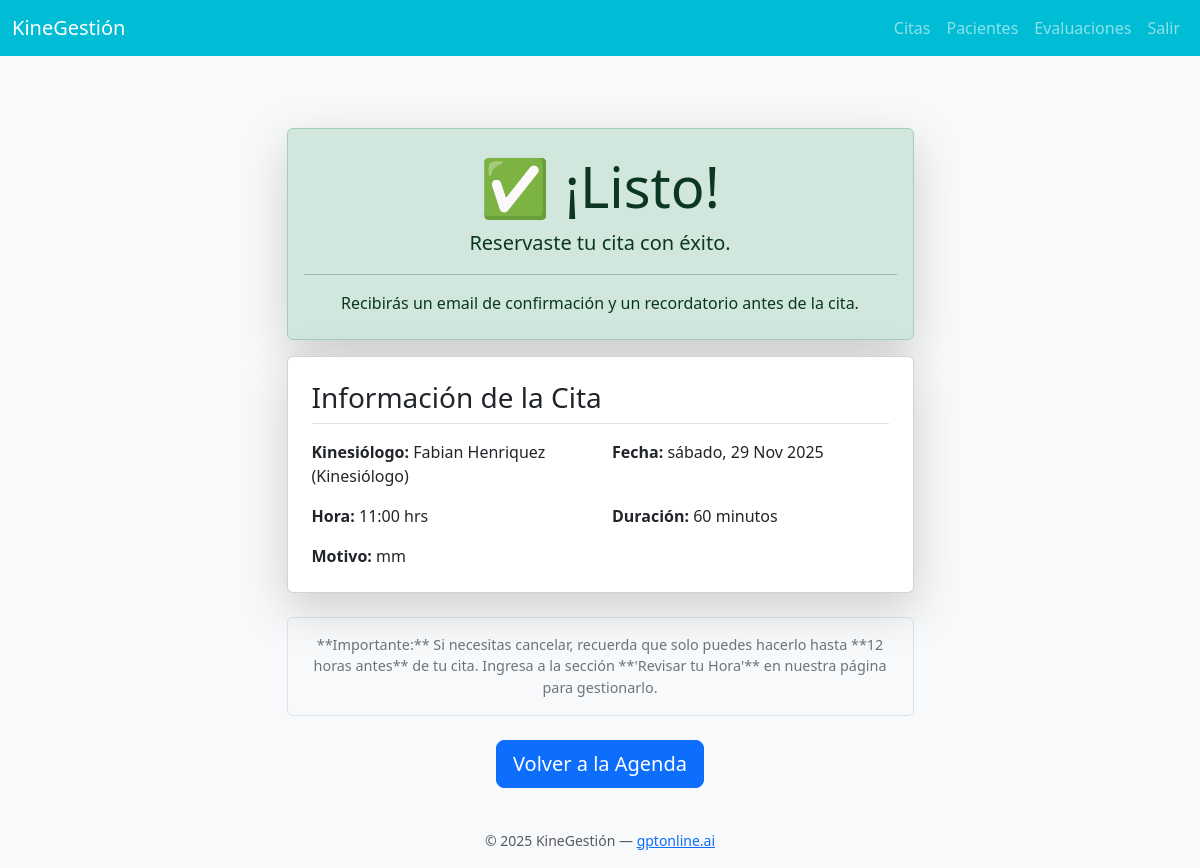
The app's page /citas/confirmacion/1/ (signed in) with its own data.
### citas/models.py (models this page shows, shortened)
class Cita(models.Model):
    kinesiologo = models.ForeignKey(Kinesiologo, on_delete=models.PROTECT, related_name='citas_atendidas')
    paciente = models.ForeignKey(Paciente, on_delete=models.PROTECT, related_name='citas_solicitadas')
    fecha_hora_inicio = models.DateTimeField()
    duracion_minutos = models.PositiveSmallIntegerField(default=60)
    motivo = models.TextField(blank=True, null=True)
    estado = models.CharField(
        max_length=15, # Aumentar max_length para acomodar 'PENDIENTE' y 'CONFIRMADA'
        choices=ESTADOS_CITA,
        default=CITA_PENDIENTE
    )
    fecha_creacion = models.DateTimeField(auto_now_add=True)
    class Meta:
        unique_together = ('kinesiologo', 'fecha_hora_inicio')
        ordering = ['fecha_hora_inicio']
        verbose_name = "Cita"
        verbose_name_plural = "Citas"

### usuarios/models.py (models this page shows)
class Kinesiologo(models.Model):
    perfil = models.OneToOneField(Perfil, on_delete=models.CASCADE)
    especialidad = models.CharField(max_length=100)
    licencia = models.CharField(max_length=50, unique=True)
    def __str__(self):
        return str(self.perfil)

class Perfil(models.Model):
    user = models.OneToOneField(User, on_delete=models.CASCADE)
    nombre = models.CharField(max_length=100)
    apellido = models.CharField(max_length=100)
    rol = models.PositiveSmallIntegerField(choices=ROLES_CHOICES, default=PACIENTE)
    telefono = models.CharField(max_length=15, blank=True, null=True)
    direccion = models.CharField(max_length=255, blank=True, null=True)
    def __str__(self):
        return f'{self.nombre} {self.apellido} ({self.get_rol_display()})'

### citas/views.py (the view)
# urls.py: path('confirmacion/<int:cita_id>/', views.confirmacion_cita, name='cita_confirmada'),
def confirmacion_cita(request, cita_id):
    cita = get_object_or_404(Cita, pk=cita_id)
    if not request.user.is_superuser and cita.paciente.perfil.user != request.user:
          messages.error(request, "Acceso denegado a la confirmación.")
          return redirect(reverse('citas:agenda'))
    context = {
        'cita': cita
    }
    return render(request, 'confirmacion.html', context)

### templates/confirmacion.html (shortened to what this page needs)
{% extends 'base.html' %}
{% block content %}
<div class="container mt-5">
    <div class="row justify-content-center">
        <div class="col-md-7">
            <div class="alert alert-success text-center py-4 shadow-lg" role="alert">
                <h1 class="alert-heading display-4">✅ ¡Listo!</h1>
                <p class="lead">Reservaste tu cita con éxito.</p>
                <hr>
                <p class="mb-0">Recibirás un email de confirmación y un recordatorio antes de la cita.</p>
            </div>
            <div class="card p-4 shadow-lg mb-4">
                <h3 class="border-bottom pb-2 mb-3">Información de la Cita</h3>
                <div class="row">
                    <div class="col-12 col-sm-6 mb-3">
                        <strong>Kinesiólogo:</strong> {{ cita.kinesiologo }}
                    </div>
                    <div class="col-12 col-sm-6 mb-3">
                        <strong>Fecha:</strong> {{ cita.fecha_hora_inicio|date:"l, d M Y" }}
                    </div>
                    <div class="col-12 col-sm-6 mb-3">
                        <strong>Hora:</strong> {{ cita.fecha_hora_inicio|date:"H:i" }} hrs
                    </div>
                    <div class="col-12 col-sm-6 mb-3">
                        <strong>Duración:</strong> {{ cita.duracion_minutos }} minutos
                    </div>
                    <div class="col-12">
                        <strong>Motivo:</strong> {{ cita.motivo|default:"(No especificado)" }}
                    </div>
                </div>
            </div>
            <div class="text-center p-3 border rounded bg-light text-secondary">
                <p class="mb-0" style="font-size: 0.9rem;">
                    **Importante:** Si necesitas cancelar, recuerda que solo puedes hacerlo hasta **12 horas antes** de tu cita.
                    Ingresa a la sección **'Revisar tu Hora'** en nuestra página para gestionarlo.
                </p>
            </div>
            <div class="text-center mt-4">
                <a href="{% url 'citas:agenda' %}" class="btn btn-primary btn-lg">Volver a la Agenda</a>
            </div>
        </div>
    </div>
</div>
{% endblock %}

### records on screen
Cita: kinesiologo "Fabian Henriquez (Kinesiólogo)", fecha_hora_inicio "sábado, 29 Nov 2025", fecha_hora_inicio "11:00", duracion_minutos "60", motivo "mm"
